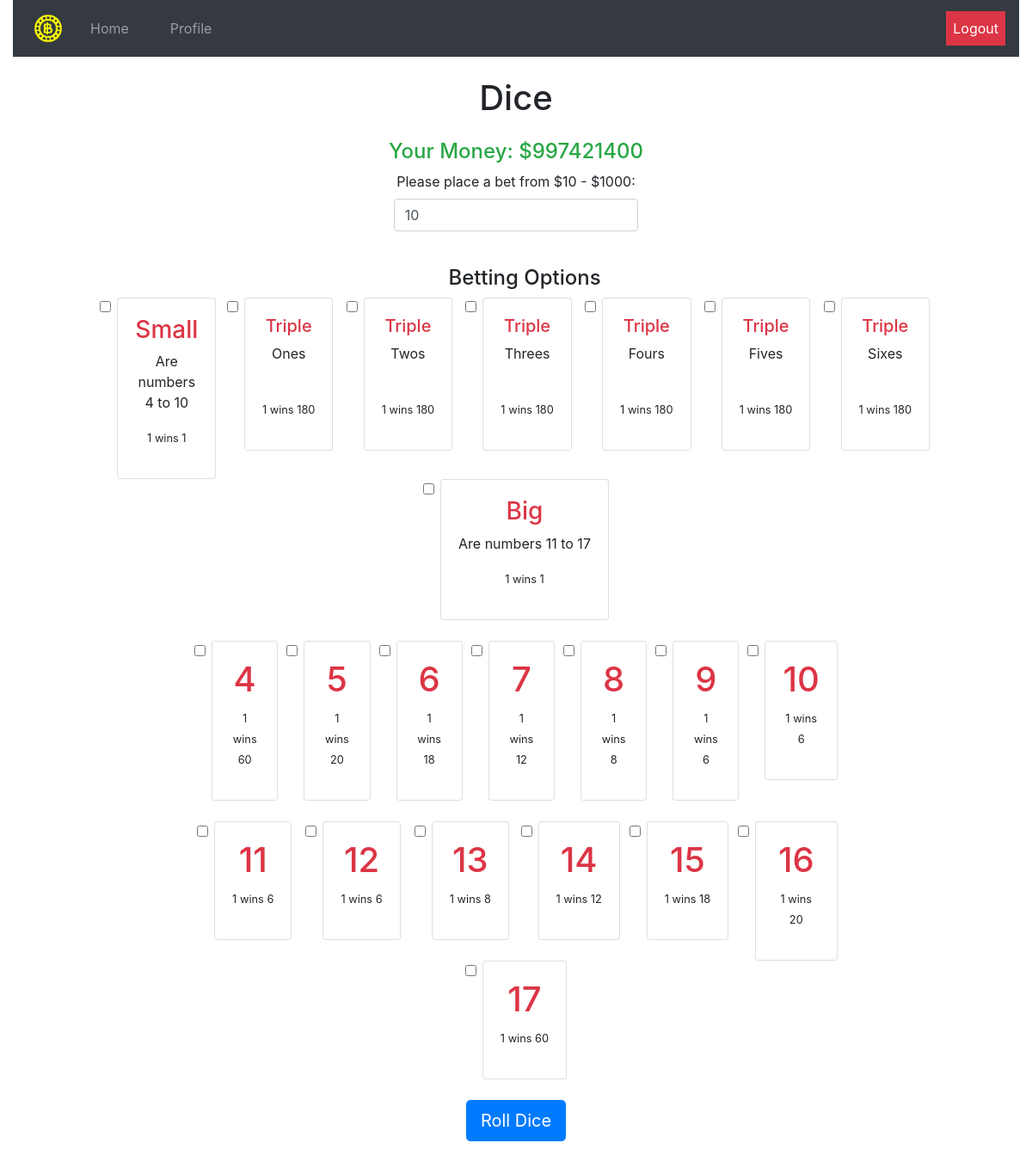
/dice (signed in), run on an earlier commit of the app's database.
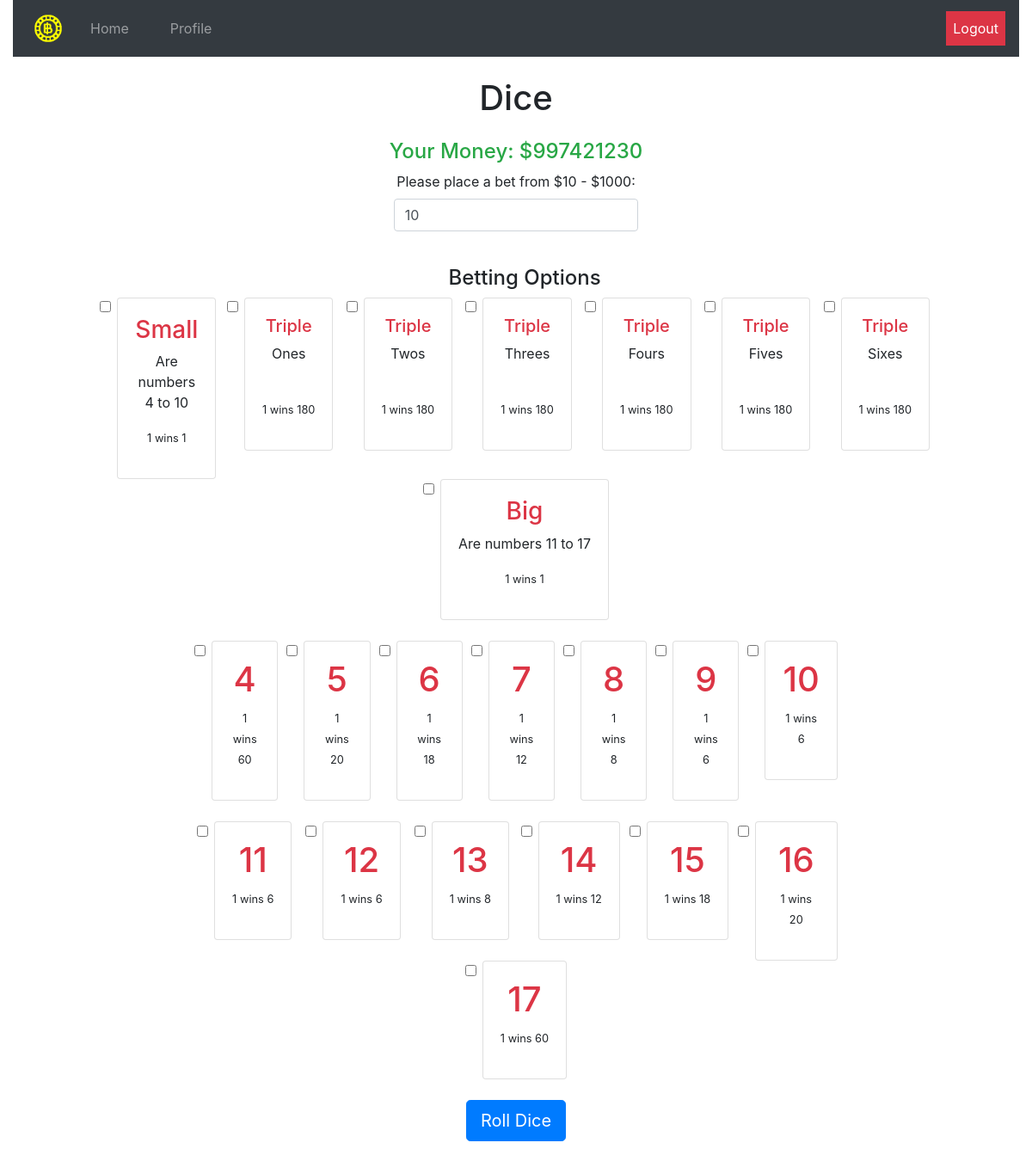
And on a later commit of the database.
### tables this page shows
CREATE TABLE user_tbl (username TEXT, password TEXT, pfp TEXT, money INT, time INT, boosts TEXT);

### app.py (the view, shortened to what this page needs)
@app.route("/dice", methods=["GET", "POST"])
@login_required
def dice():
    user = session['username']
    if request.method == 'GET':
        money = db_manager.getMoney(user)
        return render_template("dice.html", betting=True, money=money)

### app.py (called while the page is built)
def login_required(f):
    @wraps(f)
    def dec(*args, **kwargs):
        if 'username' in session:
            for arg in args:
                print(arg)
            return f(*args, **kwargs)
        flash('You must be logged in to view this page!', 'alert-danger')
        return redirect('/')
    return dec

### utl/db_builder.py (called while the page is built)
def execmany(cmd, inputs):
    db = sqlite3.connect(DB_FILE)
    c = db.cursor()
    output = c.execute(cmd, inputs)
    db.commit()
    return output

### utl/db_manager.py (called while the page is built)
def getMoney(username):
    q = "SELECT money from user_tbl WHERE username=?"
    inputs = (username, )
    data = execmany(q, inputs).fetchone()[0]
    return data

### templates/dice.html (shortened to what the changed rows need)
{% extends "_base.html" %}
{% block body %}
<h1>Dice</h1>
<div class="w-100 p-3">
	<h4 class="text-success">Your Money: ${{ money }}</h4>
	{% if betting %}
  <form action="/dice" method="POST">
    <div class="form-group">
    </div><br>
		<div class="form-check" style="width:85%;" id="options">
			<br>
			<div class="row" style="width:80%">
				<div class="col">
					<label class="form-check-label">
						<div class="card">
						  <div class="card-body">
								<h1 class="text-danger">4</h1>
						  </div>
						</div>
				  </label>
				</div>
				<div class="col">
					<label class="form-check-label">
						<div class="card">
						  <div class="card-body">
								<h1 class="text-danger">5</h1>
						  </div>
						</div>
				  </label>
				</div>
				<div class="col">
					<label class="form-check-label">
						<div class="card">
						  <div class="card-body">
								<h1 class="text-danger">6</h1>
						  </div>
						</div>
				  </label>
				</div>
				<div class="col">
					<label class="form-check-label">
						<div class="card">
						  <div class="card-body">
								<h1 class="text-danger">7</h1>
						  </div>
						</div>
				  </label>
				</div>
				<div class="col">
					<label class="form-check-label">
						<div class="card">
						  <div class="card-body">
								<h1 class="text-danger">8</h1>
						  </div>
						</div>
				  </label>
				</div>
				<div class="col">
					<label class="form-check-label">
						<div class="card">
						  <div class="card-body">
								<h1 class="text-danger">9</h1>
						  </div>
						</div>
				  </label>
				</div>
				<div class="col">
					<label class="form-check-label">
						<div class="card">
						  <div class="card-body">
								<h1 class="text-danger">10</h1>
						  </div>
						</div>
				  </label>
				</div>
			</div>
			<br>
			<div class="row" style="width:80%">
				<div class="col">
					<label class="form-check-label">
						<div class="card">
							<div class="card-body">
								<h1 class="text-danger">11</h1>
							</div>
						</div>
					</label>
				</div>
				<div class="col">
					<label class="form-check-label">
						<div class="card">
							<div class="card-body">
								<h1 class="text-danger">12</h1>
							</div>
						</div>
					</label>
				</div>
				<div class="col">
					<label class="form-check-label">
						<div class="card">
							<div class="card-body">
								<h1 class="text-danger">13</h1>
							</div>
						</div>
					</label>
				</div>
				<div class="col">
					<label class="form-check-label">
						<div class="card">
							<div class="card-body">
								<h1 class="text-danger">14</h1>
							</div>
						</div>
					</label>
				</div>
				<div class="col">
					<label class="form-check-label">
						<div class="card">
							<div class="card-body">
								<h1 class="text-danger">15</h1>
							</div>
						</div>
					</label>
				</div>
				<div class="col">
					<label class="form-check-label">
						<div class="card">
							<div class="card-body">
								<h1 class="text-danger">16</h1>
							</div>
						</div>
					</label>
				</div>
				<div class="col">
					<label class="form-check-label">
						<div class="card">
							<div class="card-body">
								<h1 class="text-danger">17</h1>
							</div>
						</div>
					</label>
				</div>
			</div>
		</div>
		<br>
		<button type="submit" class="btn btn-primary btn-lg">Roll Dice</button>
		</form>
		{% endif %}
</div>
{% endblock %}

What changed in the data, as far as the page shows it:
changed user_tbl: money "997421400" → "997421230"
